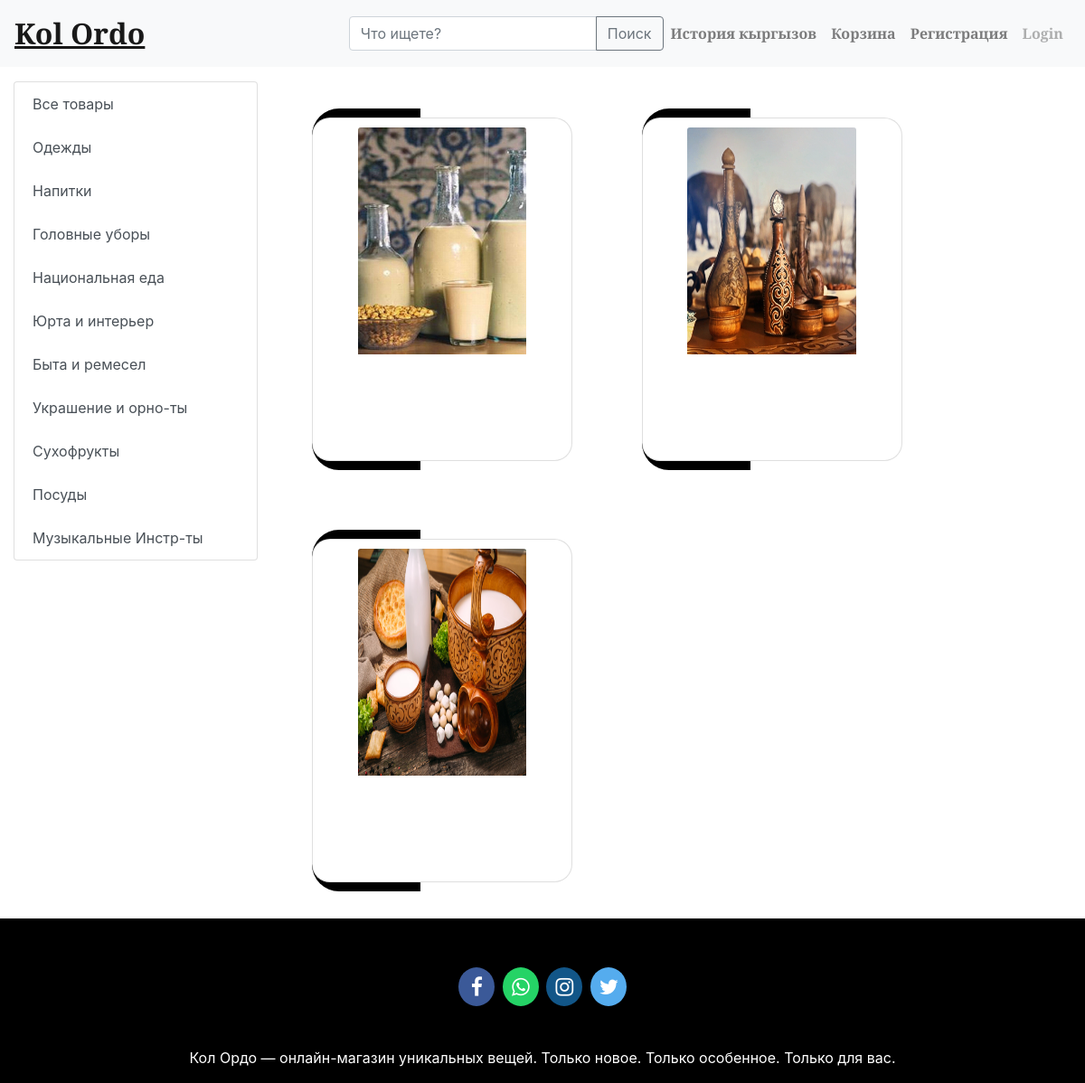
/store?category=4, run on the app's committed database.
### store/models/category.py (models this page shows, shortened)
class Category(models.Model):
    name = models.CharField(max_length=20)
    @staticmethod
    def get_all_categories():
        return Category.objects.all()

### store/models/product.py (models this page shows, shortened)
class Product(models.Model):
    name = models.CharField(max_length=50)
    price = models.IntegerField(default=0)
    category = models.ForeignKey(Category, on_delete=models.CASCADE, default=1)
    description = models.CharField(max_length=200, default='' , null=True , blank=True)
    image = models.ImageField(upload_to='uploads/products/')
    @staticmethod
    def get_all_products_by_categoryid(category_id):
        if category_id:
            return Product.objects.filter(category = category_id)
        else:
            return Product.get_all_products();

### store/views/home.py (the view)
# urls.py: path('' , include('store.urls'))
def store(request):
    cart = request.session.get('cart')
    if not cart:
        request.session['cart'] = {}
    products = None
    categories = Category.get_all_categories()
    categoryID = request.GET.get('category')
    if categoryID:
        products = Product.get_all_products_by_categoryid(categoryID)
    else:
        products = Product.get_all_products();
    histories = History.objects.all()
    data = {}
    data['products'] = products
    data['categories'] = categories
    data['histories'] = histories
    print('you are : ', request.session.get('email'))
    return render(request, 'index.html', data)

### store/templatetags/cart.py (called while the page is built)
@register.filter(name='is_in_cart')
def is_in_cart(product  , cart):
    keys = cart.keys()
    for id in keys:
        if int(id) == product.id:
            return True
    return False;

### store/templatetags/custom_filter.py (called while the page is built)
@register.filter(name='currency')
def currency(number):
    return str(number) + "сом"

### store/templates/index.html (shortened to what this page needs)
{% extends 'base.html' %}
{% block content %}
{% load cart %}
{% load custom_filter %}
<div class="container-fluid mt-3">
	<div class="row">
		<div class="col-lg-3 mx-auto">
			<div class="list-group">
				<a href="/" class="list-group-item list-group-item-action">Все товары</a>
				{% for category in categories %}
				<a href="/?category={{category.id}}"
					class="list-group-item list-group-item-action">{{category.name}}</a>
				{% endfor %}
			</div>
		</div>
		<div id='products' class="col-lg-9 mx-auto">
			{% for product in products %}
			<div class="cardBox">
				<div class="card" id={{product.id}} style="width: 18rem;">
					<img class="card-img-top" style="width: 70%;height: 70%;"src="{{product.image.url}}" alt="Card image cap">
				</div>
			</div>
			{% endfor %}
		</div>
	</div>
</div>
{% endblock %}

### store/templates/index.html (style rules this page uses)
.cardBox { width: 300px; height: 400px; position: relative; display: inline-flex; place-items: center; overflow: hidden; margin: 30px; border-radius: 30px; }
.card { position: absolute; width: 95%; height: 95%; background:white; border-radius: 20px; z-index: 5; display: inline-block; align-items: center; flex-direction: initial; text-align: center; color: black; overflow: hidden; padding: 10px; cursor: pointer; }
.cardBox::before { content: ""; position: absolute; width: 40%; height: 160%; background: black; background: -webkit-linear-gradient(to right, black); background: linear-gradient(to right,black); animation: glowing01 5s linear infinite; transform-origin: center; animation: glowing 5s linear infinite; }

### data on the page
Category: name "Одежды"
Category: name "Напитки"
Category: name "Головные уборы"
Category: name "Национальная еда"
Category: name "Юрта и интерьер"
Category: name "Быта и ремесел"
Category: name "Украшение и орно-ты"
Category: name "Сухофрукты"
Category: name "Посуды"
Category: name "Музыкальные Инстр-ты"
Product: image (picture)
Product: image (picture)
Product: image (picture)
